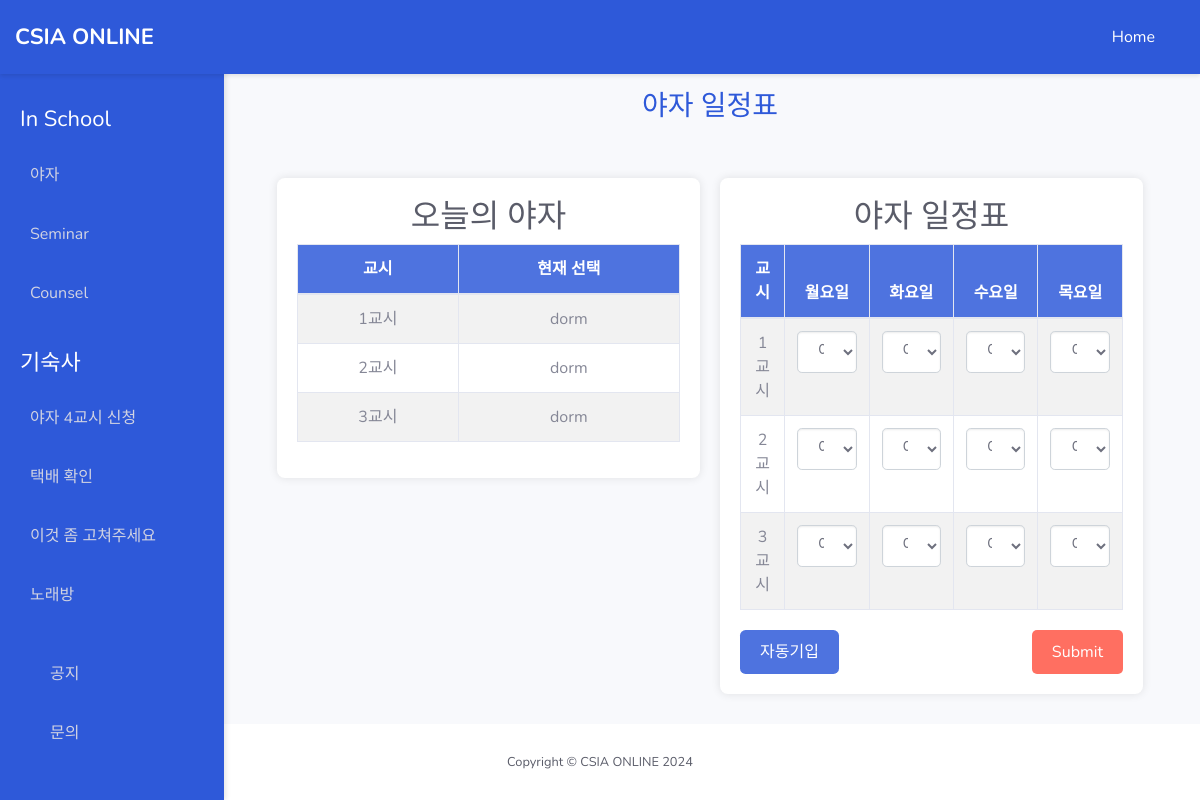
Before: /yaja/ (signed in) with the older database file.
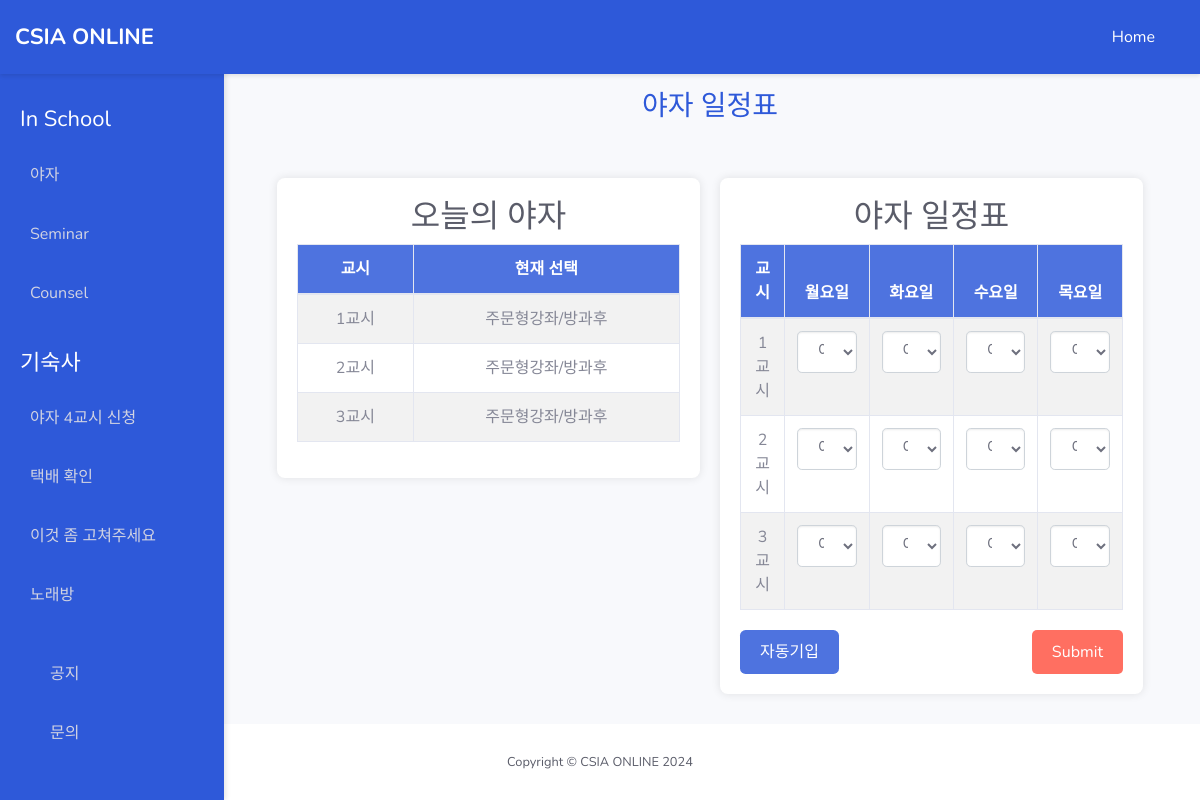
After: the same page with the newer database file.
### yaja/models.py (models this page shows)
class Monday(models.Model):
    period1 = models.CharField(max_length=50)
    period2 = models.CharField(max_length=50)
    period3 = models.CharField(max_length=50)
    student_id = models.CharField(max_length=10, null=True, blank=True)

### yaja/views.py (the view, shortened to what this page needs)
# urls.py: urlpatterns = [path("yaja/", views.yaja_view, name="yaja")]
@csrf_exempt
def yaja_view(request):
    current_student_id = request.user.student_id
    schedule = get_schedule_model_for_current_day(current_student_id)
    try:
        print(current_student_id)
        monday_schedule, created = Monday.objects.get_or_create(
            student_id=current_student_id
        )
        if created:
            print("created monday obj")
        tuesday_schedule, created = Tuesday.objects.get_or_create(
            student_id=current_student_id
        )
        if created:
            print("created tuesday obj")
        wednesday_schedule, created = Wednesday.objects.get_or_create(
            student_id=current_student_id
        )
        if created:
            print("created weds obj")
        thursday_schedule, created = Thursday.objects.get_or_create(
            student_id=current_student_id
        )
        if created:
            print("created thursday obj")
    except Exception as e:
        print(f"An error occurred: {e}")
    if request.method == "POST":
        data = json.loads(request.body)
        print(data)
        try:
            monday = data.get("Monday")
            tuesday = data.get("Tuesday")
            wednesday = data.get("Wednesday")
            thursday = data.get("Thursday")
            try:
                default_monday = DefaultMonday.objects.get(
                    student_id=current_student_id
                )
            except ObjectDoesNotExist:
                default_monday = DefaultMonday.objects.create(
                    student_id=current_student_id,
                    period1="야자",
                    period2="야자",
                    period3="야자",
                )
            try:
                default_tuesday = DefaultTuesday.objects.get(
                    student_id=current_student_id
                )
            except ObjectDoesNotExist:
                default_tuesday = DefaultTuesday.objects.create(
                    student_id=current_student_id,
                    period1="야자",
                    period2="야자",
                    period3="야자",
                )
            try:
                default_wednesday = DefaultWednesday.objects.get(
                    student_id=current_student_id
                )
            except ObjectDoesNotExist:
                default_wednesday = DefaultWednesday.objects.create(
                    student_id=current_student_id,
                    period1="야자",
                    period2="야자",
                    period3="야자",
                )
            try:
                default_thursday = DefaultThursday.objects.get(
                    student_id=current_student_id
                )
            except ObjectDoesNotExist:
                default_thursday = DefaultThursday.objects.create(
                    student_id=current_student_id,
                    period1="야자",
                    period2="야자",
                    period3="야자",
                )
            default_monday.period1 = monday.get("period1")
            default_monday.period2 = monday.get("period2")
            default_monday.period3 = monday.get("period3")
            default_tuesday.period1 = tuesday.get("period1")
            default_tuesday.period2 = tuesday.get("period2")
            default_tuesday.period3 = tuesday.get("period3")
            default_wednesday.period1 = wednesday.get("period1")
            default_wednesday.period2 = wednesday.get("period2")
            default_wednesday.period3 = wednesday.get("period3")
            default_thursday.period1 = thursday.get("period1")
            default_thursday.period2 = thursday.get("period2")
            default_thursday.period3 = thursday.get("period3")
            mon = {
                "period1": default_monday.period1,
                "period2": default_monday.period2,
                "period3": default_monday.period3,
            }
            tue = {
                "period1": default_tuesday.period1,
                "period2": default_tuesday.period2,
                "period3": default_tuesday.period3,
            }
            wed = {
                "period1": default_wednesday.period1,
                "period2": default_wednesday.period2,
                "period3": default_wednesday.period3,
            }
            thur = {
                "period1": default_thursday.period1,
                "period2": default_thursday.period2,
                "period3": default_thursday.period3,
            }
            Monday_serializer = DefaultMondaySerializer(
                default_monday, data=mon, partial=True
            )
            Tuesday_serializer = DefaultTuesdaySerializer(
                default_tuesday, data=tue, partial=True
            )
            Wednesday_serializer = DefaultWednesdaySerializer(
                default_wednesday, data=wed, partial=True
            )
            Thursday_serializer = DefaultThursdaySerializer(
                default_thursday, data=thur, partial=True
            )
            if (
                Monday_serializer.is_valid()
                and Tuesday_serializer.is_valid()
                and Wednesday_serializer.is_valid()
                and Thursday_serializer.is_valid()
            ):
                Monday_serializer.save()
                Tuesday_serializer.save()
                Wednesday_serializer.save()
                Thursday_serializer.save()
                print("before reset")
                reset_schedules(current_student_id)
                print("after reset")
                return JsonResponse(
                    {"status": "echo", "student_id": current_student_id}, status=200
                )
        except (
            DefaultMonday.DoesNotExist,
            DefaultTuesday.DoesNotExist,
            DefaultWednesday.DoesNotExist,
            DefaultThursday.DoesNotExist,
        ):
            return JsonResponse({"error": "No schedule exist for student"}, status=404)
    elif request.method == "GET":
        if request.headers.get("X-Schedule-Type") == "default":
            print("GET default schedule backend success reached")
            try:
                monday_schedule = DefaultMonday.objects.get(
                    student_id=current_student_id
                )
                tuesday_schedule = DefaultTuesday.objects.get(
                    student_id=current_student_id
                )
                wednesday_schedule = DefaultWednesday.objects.get(
                    student_id=current_student_id
                )
                thursday_schedule = DefaultThursday.objects.get(
                    student_id=current_student_id
                )
                print("Monday schedule retrieved")
            except:
                print("Monday schedule does not exist, creating default schedules")
                monday_schedule = DefaultMonday.objects.create(
                    student_id=current_student_id,
                    period1="야자",
                    period2="야자",
                    period3="야자",
                )
                tuesday_schedule = DefaultTuesday.objects.create(
                    student_id=current_student_id,
                    period1="야자",
                    period2="야자",
                    period3="야자",
                )
                wednesday_schedule = DefaultWednesday.objects.create(
                    student_id=current_student_id,
                    period1="야자",
                    period2="야자",
                    period3="야자",
                )
                thursday_schedule = DefaultThursday.objects.create(
                    student_id=current_student_id,
                    period1="야자",
                    period2="야자",
                    period3="야자",
                )
            serializer_monday = DefaultMondaySerializer(monday_schedule)
            serializer_tuesday = DefaultTuesdaySerializer(tuesday_schedule)
            serializer_wednesday = DefaultWednesdaySerializer(wednesday_schedule)
            serializer_thursday = DefaultThursdaySerializer(thursday_schedule)
            print(serializer_monday.data)
            response_data = {
                "monday": serializer_monday.data,
                "tuesday": serializer_tuesday.data,
                "wednesday": serializer_wednesday.data,
                "thursday": serializer_thursday.data,
                "action": "retrieve",
            }
            return JsonResponse(response_data)
        elif request.headers.get("X-Schedule-Type") == "current":
            print("GET current schedule backend success reached")
            try:
                monday_schedule = Monday.objects.get(student_id=current_student_id)
                tuesday_schedule = Tuesday.objects.get(student_id=current_student_id)
                wednesday_schedule = Wednesday.objects.get(student_id=current_student_id)
                thursday_schedule = Thursday.objects.get(student_id=current_student_id)
                print("All schedule retrieved")
                if not monday_schedule.period1: monday_schedule.period1 = "야자"
                if not monday_schedule.period2: monday_schedule.period2 = "야자"
                if not monday_schedule.period3: monday_schedule.period3 = "야자"
                if not tuesday_schedule.period1: tuesday_schedule.period1 = "야자"
                if not tuesday_schedule.period2: tuesday_schedule.period2 = "야자"
                if not tuesday_schedule.period3: tuesday_schedule.period3 = "야자"
                if not wednesday_schedule.period1: wednesday_schedule.period1 = "야자"
                if not wednesday_schedule.period2: wednesday_schedule.period2 = "야자"
                if not wednesday_schedule.period3: wednesday_schedule.period3 = "야자"
                if not thursday_schedule.period1: thursday_schedule.period1 = "야자"
                if not thursday_schedule.period2: thursday_schedule.period2 = "야자"
                if not thursday_schedule.period3: thursday_schedule.period3 = "야자"
                monday_schedule.save()
                tuesday_schedule.save()
                wednesday_schedule.save()
                thursday_schedule.save()
            except Monday.DoesNotExist:
                print("Monday schedule does not exist, creating default schedule")
                monday_schedule = Monday.objects.create(
                    student_id=current_student_id,
                    period1="야자",
                    period2="야자",
                    period3="야자",
                )
            except Tuesday.DoesNotExist:
                print("Tuesday schedule does not exist, creating default schedule")
                tuesday_schedule = Tuesday.objects.create(
                    student_id=current_student_id,
                    period1="야자",
                    period2="야자",
                    period3="야자",
                )
            except Wednesday.DoesNotExist:
                print("Wednesday schedule does not exist, creating default schedule")
                wednesday_schedule = Wednesday.objects.create(
                    student_id=current_student_id,
                    period1="야자",
                    period2="야자",
                    period3="야자",
                )
            except Thursday.DoesNotExist:
                print("Thursday schedule does not exist, creating default schedule")
                thursday_schedule = Thursday.objects.create(
                    student_id=current_student_id,
                    period1="야자",
                    period2="야자",
                    period3="야자",
                )
            serializer_monday = MondaySerializer(monday_schedule)
            serializer_tuesday = TuesdaySerializer(tuesday_schedule)
            serializer_wednesday = WednesdaySerializer(wednesday_schedule)
            serializer_thursday = ThursdaySerializer(thursday_schedule)
            print(serializer_monday.data)
            response_data = {
                "monday": serializer_monday.data,
                "tuesday": serializer_tuesday.data,
                "wednesday": serializer_wednesday.data,
                "thursday": serializer_thursday.data,
                "action": "retrieve",
            }
            return JsonResponse(response_data)
    return render(request, "yaja.html", {"Yaja": schedule})

### yaja/views.py (called while the page is built)
def get_schedule_model_for_current_day(student_id):
    current_day = datetime.now().weekday()
    try:
        if current_day == 1:
            return Tuesday.objects.get(student_id=student_id)
        elif current_day == 2:
            return Wednesday.objects.get(student_id=student_id)
        elif current_day == 3:
            return Thursday.objects.get(student_id=student_id)
        elif (current_day == 4 or current_day == 5 or current_day == 0 or current_day == 6):
            print("retrieved tody: monday schedule")
            return Monday.objects.get(student_id=student_id)
    except:
        return None

### yaja/templates/yaja.html (shortened to what the changed rows need)
<!DOCTYPE html>
<html lang="en">
<head>
    <link href="../../static/vendor/fontawesome-free/css/all.min.css" rel="stylesheet" type="text/css">
    <link href="../../static/css/sb-admin-2.min.css" rel="stylesheet">
</head>
<body id="page-top">
    <div class="sidebar">
        <h2>CSIA ONLINE</h2>
        <h2>In School</h2>
        <h2>기숙사</h2>
    </div>
    <div class="content-wrapper">
        <h1 class="text-center mb-4">야자 일정표</h1>
        <div class="table-wrapper">
            <div class="table-container">
                <h2 class="text-center">오늘의 야자</h2>
                <table class="table table-bordered table-striped">
                    <thead>
                        <tr>
                            <th>교시</th>
                            <th>현재 선택</th>
                        </tr>
                    </thead>
                    <tbody>
                        <tr>
                            <td>1교시</td>
                            <td>{{ Yaja.period1 }}</td>
                        </tr>
                        <tr>
                            <td>2교시</td>
                            <td>{{ Yaja.period2 }}</td>
                        </tr>
                        <tr>
                            <td>3교시</td>
                            <td>{{ Yaja.period3 }}</td>
                        </tr>
                    </tbody>
                </table>
            </div>
            <div class="table-container">
                <form id="weekForm" action="/" method="put">
                    <h2 class="text-center">야자 일정표</h2>
                    <table class="table table-bordered table-striped">
                        <thead>
                            <tr>
                                <th>교시</th>
                                <th>월요일</th>
                                <th>화요일</th>
                                <th>수요일</th>
                                <th>목요일</th>
                            </tr>
                        </thead>
                    </table>
                </form>
            </div>
        </div>
    </div>
</body>
</html>

Changed rows visible on the page:
removed Monday: period1 "dorm", period2 "dorm", period3 "dorm"
added Monday: period1 "주문형강좌/방과후", period2 "주문형강좌/방과후", period3 "주문형강좌/방과후"
